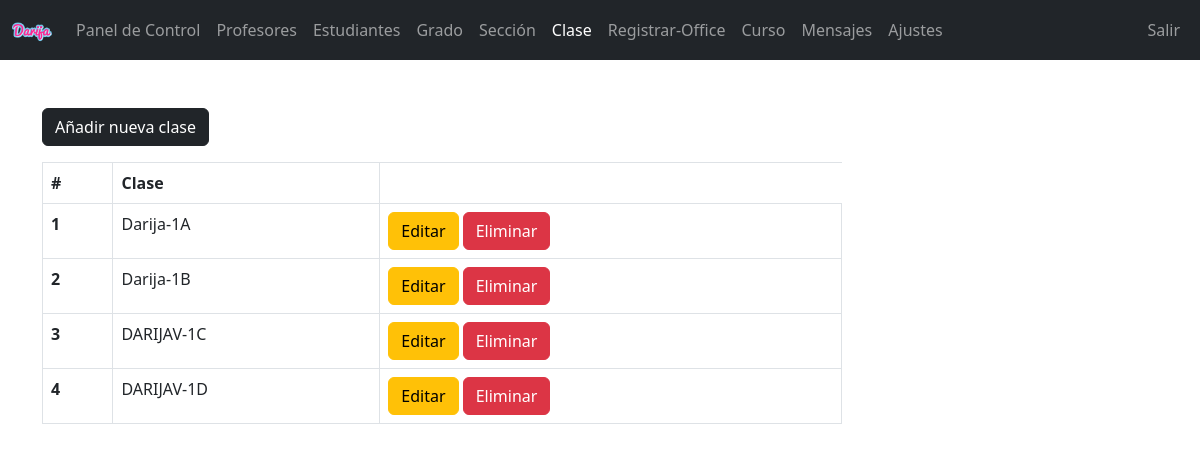
Screenshot of /admin/class.php (signed in) with the database file from the repository.
### tables this page shows
CREATE TABLE `class` (
  `class_id` int(11) NOT NULL,
  `grade` int(11) NOT NULL,
  `section` int(11) NOT NULL
);

CREATE TABLE `grades` (
  `grade_id` int(11) NOT NULL,
  `grade` varchar(31) NOT NULL,
  `grade_code` varchar(7) NOT NULL
);

CREATE TABLE `section` (
  `section_id` int(11) NOT NULL,
  `section` varchar(7) NOT NULL
);

### admin/data/class.php (called while the page is built, shortened)
<?php
function getAllClasses($conn){
   $sql = "SELECT * FROM class";
   $stmt = $conn->prepare($sql);
   $stmt->execute();
   if ($stmt->rowCount() >= 1) {
     $classes = $stmt->fetchAll();
     return $classes;
   }else {
    return 0;
   }
}

### admin/data/grade.php (called while the page is built, shortened)
<?php
function getGradeById($grade_id, $conn){
   $sql = "SELECT * FROM grades
           WHERE grade_id=?";
   $stmt = $conn->prepare($sql);
   $stmt->execute([$grade_id]);
   if ($stmt->rowCount() == 1) {
     $grade = $stmt->fetch();
     return $grade;
   }else {
    return 0;
   }
}

### admin/data/section.php (called while the page is built, shortened)
<?php
function getSectioById($section_id, $conn){
   $sql = "SELECT * FROM section
           WHERE section_id=?";
   $stmt = $conn->prepare($sql);
   $stmt->execute([$section_id]);
   if ($stmt->rowCount() == 1) {
     $section = $stmt->fetch();
     return $section;
   }else {
    return 0;
   }
}

### admin/class.php (the view, shortened to what this page needs)
<?php
if (isset($_SESSION['admin_id']) &&
    isset($_SESSION['role'])) {
    if ($_SESSION['role'] == 'Admin') {
       include "../CONEXION_DB.php";
       include "data/class.php";
       include "data/grade.php";
       include "data/section.php";
       $classes = getAllClasses($conn);
 ?>
<!DOCTYPE html>
<html lang="en">
<head>
	<link rel="stylesheet" href="https://cdn.jsdelivr.net/npm/bootstrap@5.2.0/dist/css/bootstrap.min.css">
	<link rel="stylesheet" href="../css/style.css">
  <link rel="stylesheet" href="https://cdnjs.cloudflare.com/ajax/libs/font-awesome/4.7.0/css/font-awesome.min.css">
</head>
<body>
    <?php
        include "inc/navbar.php";
        if ($classes != 0) {
     ?>
     <div class="container mt-5">
        <a href="class-add.php"
           class="btn btn-dark">Añadir nueva clase</a>
           <div class="table-responsive">
              <table class="table table-bordered mt-3 n-table">
                <thead>
                  <tr>
                    <th scope="col">#</th>
                    <th scope="col">Clase</th>
                  </tr>
                </thead>
                <tbody>
                  <?php $i = 0; foreach ($classes as $class ) {
                    $i++;  ?>
                  <tr>
                    <th scope="row"><?=$i?></th>
                    <td>
                      <?php
                          $grade  = getGradeById($class['grade'], $conn);
                          $section = getSectioById($class['section'], $conn);
                          echo $grade['grade_code'].'-'.$grade['grade'].$section['section'];
                       ?>
                    </td>
                    <td>
                        <a href="class-edit.php?class_id=<?=$class['class_id']?>"
                           class="btn btn-warning">Editar</a>
                        <a href="class-delete.php?class_id=<?=$class['class_id']?>"
                           class="btn btn-danger">Eliminar</a>
                    </td>
                  </tr>
                <?php } ?>
                </tbody>
              </table>
           </div>
         <?php } ?>
     </div>
</body>
</html>
<?php
  }else {
    header("Location: ../login.php");
    exit;
  }
}else {
	header("Location: ../login.php");
	exit;
}
?>

### css/style.css (style rules this page uses)
.n-table { max-width: 800px; }

### rows the page displays
class: grades.grade_code "Darija", grades.grade "1", section.section "A"
class: grades.grade_code "Darija", grades.grade "1", section.section "B"
class: grades.grade_code "DARIJAV", grades.grade "1", section.section "C"
class: grades.grade_code "DARIJAV", grades.grade "1", section.section "D"
